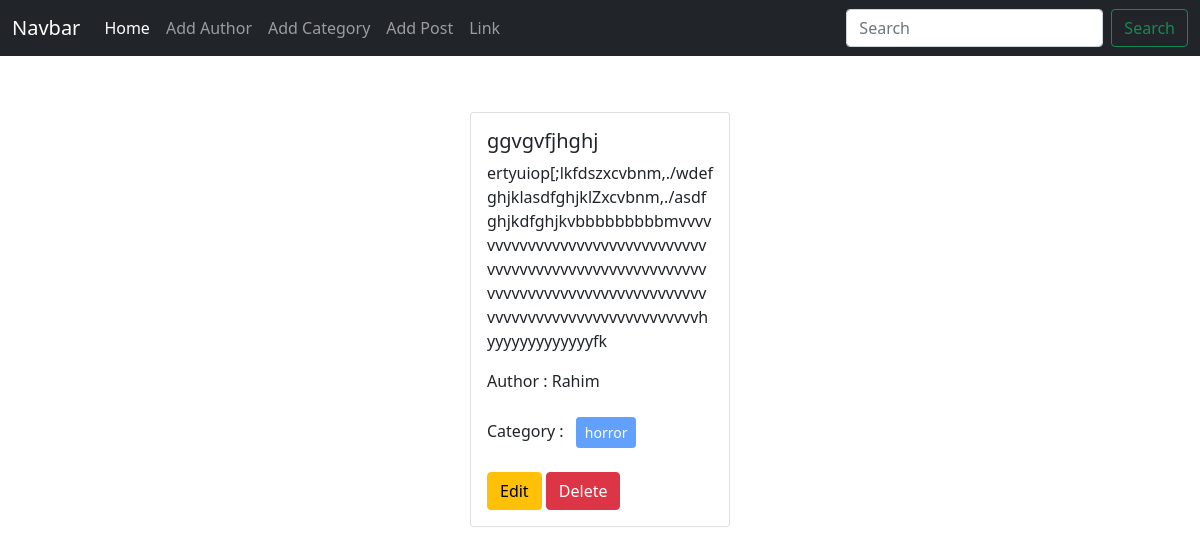
The page / on the database its author committed.
### posts/models.py (models this page shows, shortened)
class Post(models.Model):
    title = models.CharField(max_length=50)
    content = models.TextField()
    category = models.ManyToManyField(Category) # ekta post multiple category r moddhe thakte pare abar ekta categorir moddhe multiple post thakte pare
    author = models.ForeignKey(Author, on_delete=models.CASCADE)

### author/models.py (models this page shows, shortened)
class Author(models.Model):
    name = models.CharField(max_length=100)
    bio = models.TextField()
    phone_no = models.CharField(max_length=12)

### categories/models.py (models this page shows, shortened)
class Category(models.Model):
    name = models.CharField(max_length=100)

### Blog_project/views.py (the view)
# urls.py: 2. Add a URL to urlpatterns:  path('', views.home, name='home')
def home(request):
    data = Post.objects.all()
    return render(request, 'home.html', {'data' : data})

### templates/home.html
{% extends 'base.html' %}
{% block content %}
<div class="d-flex flex-wrap justify-content-center px-5 pt-5">
  {% for post in data %}
  <div class="col-sm-3">
    <div class="card m-2">
      <div class="card-body">
        <h5 class="card-title">{{post.title}}</h5>
        <p class="card-text">{{post.content}}</p>
        <p>Author : {{post.author.name}}</p>
        <p>
          Category : {% for cat in post.category.all %}
          <button class="btn btn-primary btn-sm m-2" disabled >{{cat.name}} </button>
          {% endfor %}
        </p>
        <a href="{% url 'edit_post' post.id %}" class="btn btn-warning">Edit</a>
        <a href="{% url 'delete_post' post.id %}" class="btn btn-danger">Delete</a>
      </div>
    </div>
  </div>
  {% endfor %}
</div>
{% endblock %}

### templates/base.html (shortened to what this page needs)
<!DOCTYPE html>
<html lang="en">
  <head>
    <link
      href="https://cdn.jsdelivr.net/npm/bootstrap@5.0.2/dist/css/bootstrap.min.css"
      rel="stylesheet"
    />
  </head>
  <body>
    <nav class="navbar navbar-expand-lg navbar-dark bg-dark">
      <div class="container-fluid">
        <a class="navbar-brand" href="#">Navbar</a>
        <div class="collapse navbar-collapse" id="navbarSupportedContent">
          <ul class="navbar-nav me-auto mb-2 mb-lg-0">
            <li class="nav-item">
              <a class="nav-link active" aria-current="page" href="{% url 'homepage' %}">Home</a>
            </li>
            <li class="nav-item">
              <a class="nav-link" href="{% url 'add_author' %}">Add Author</a>
            </li>
            <li class="nav-item">
              <a class="nav-link" href="{% url 'add_category' %}">Add Category</a>
            </li>
            <li class="nav-item">
              <a class="nav-link" href="{% url 'add_post' %}">Add Post</a>
            </li>
            <li class="nav-item">
              <a class="nav-link" href="#">Link</a>
            </li>
          </ul>
          <form class="d-flex">
            <input
              class="form-control me-2"
              type="search"
              placeholder="Search"
              aria-label="Search"
            />
            <button class="btn btn-outline-success" type="submit">
              Search
            </button>
          </form>
        </div>
      </div>
    </nav>
    {% block content %}
    {% endblock %}
  </body>
</html>

### rows shown on the page
Post: title "ggvgvfjhghj", content "ertyuiop[;lkfdszxcvbnm,./wdefghjklasdfghjklZxcvbnm,./asdfghjkdfghjkvbbbbbbbbbmvvvvvvvvvvvvvvvvvvvvvvvvvvvvvvvvvvvvvvvvvvvvvvvvvvvvvvvvvvvvvvvvvvvvvvvvvvvvvvvvvvvvvvvvvvvvvvvvvvvvvvvvvvvvvvvhyyyyyyyyyyyyyfk", author.name "Rahim"
Category: name "horror"
